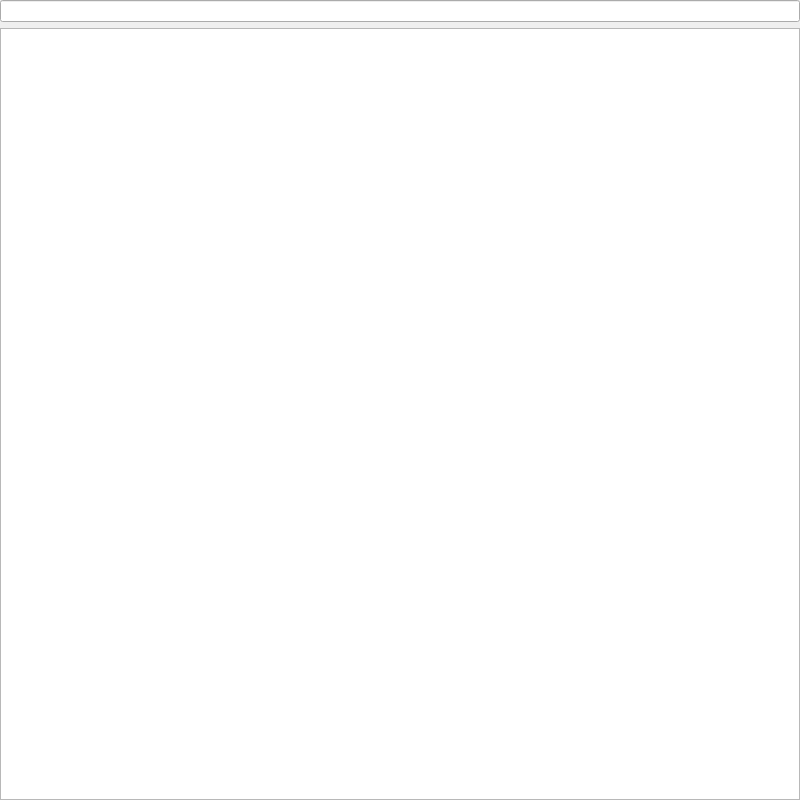
<?xml version="1.0" encoding="UTF-8"?>
<ui version="4.0">
 <class>Form</class>
 <widget class="QWidget" name="Form">
  <property name="geometry">
   <rect>
    <x>0</x>
    <y>0</y>
    <width>800</width>
    <height>800</height>
   </rect>
  </property>
  <property name="sizePolicy">
   <sizepolicy hsizetype="Preferred" vsizetype="Expanding">
    <horstretch>0</horstretch>
    <verstretch>0</verstretch>
   </sizepolicy>
  </property>
  <property name="minimumSize">
   <size>
    <width>0</width>
    <height>800</height>
   </size>
  </property>
  <property name="windowTitle">
   <string>Form</string>
  </property>
  <layout class="QVBoxLayout" name="verticalLayout">
   <property name="margin">
    <number>0</number>
   </property>
   <item>
    <widget class="QLineEdit" name="uiFilter"/>
   </item>
   <item>
    <widget class="QTreeView" name="uiTree">
     <property name="sizePolicy">
      <sizepolicy hsizetype="Minimum" vsizetype="Preferred">
       <horstretch>0</horstretch>
       <verstretch>0</verstretch>
      </sizepolicy>
     </property>
     <property name="minimumSize">
      <size>
       <width>800</width>
       <height>500</height>
      </size>
     </property>
     <property name="font">
      <font>
       <pointsize>12</pointsize>
      </font>
     </property>
     <property name="tabKeyNavigation">
      <bool>true</bool>
     </property>
     <property name="sortingEnabled">
      <bool>false</bool>
     </property>
     <attribute name="headerDefaultSectionSize">
      <number>250</number>
     </attribute>
     <attribute name="headerMinimumSectionSize">
      <number>100</number>
     </attribute>
     <attribute name="headerStretchLastSection">
      <bool>true</bool>
     </attribute>
    </widget>
   </item>
  </layout>
 </widget>
 <resources/>
 <connections/>
</ui>
